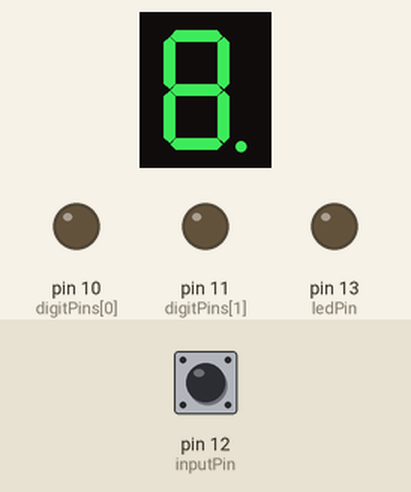
This sketch was run on a simulated Arduino Uno, built with avr-gcc and run on an emulated ATmega328P. Parts: 1-digit seven-segment display, output pins drawn as LEDs (lit = HIGH). Wiring (inferred from the names in the program): 1-digit 7-segment display, segments lit when LOW: segments pin 4, pin 7, pin 8, pin 6, pin 5, pin 3, pin 2, pin 9. The test bench sets the inputs (shaded band); at power-on: pin 12 (inputPin) LOW. The segment pins are drawn as the display they are named for; pins used as bus, display or sensor lines are not drawn.

Above: at 1.2 s.
1.3 s: pin 12 (inputPin) pulsed HIGH 2 times (0.12 s each, 0.3 s apart)
At 2.6 s:
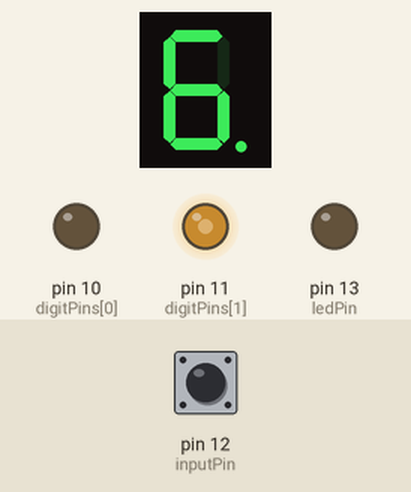
4.3 s: pin 12 (inputPin) driven HIGH
At 5.3 s:
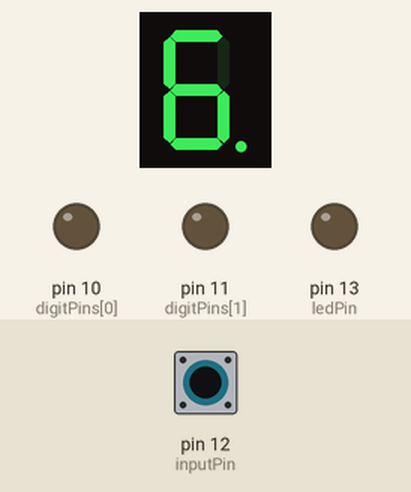
5.8 s: pin 12 (inputPin) driven LOW
At 6.2 s:
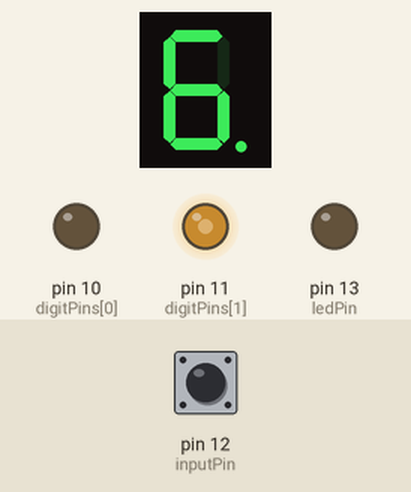
Timing chart, 0 to 8.8 s (numbered marks = the images above; inputs shaded):
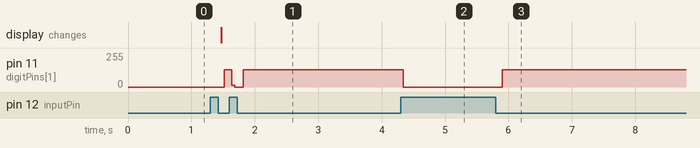

The sketch:

sketch_aug31b.ino
```cpp
int value = 0;
const int inputPin = 12; // the number of the input pin
const int ledPin = 13; // the number of the output pin
const int debounceDelay = 50;
const int numeral[10] = {
  //ABCDEFG /dp
  B11111100, // 0
  B01100000, // 1
  B11011010, // 2
  B11110010, // 3
  B01100110, // 4
  B10110110, // 5
  B00111110, // 6
  B11100000, // 7
  B11111110, // 8
  B11100110, // 9
};
// pins for decimal point and each segment
// dp,G,F,E,D,C,B,A
const int segmentPins[] = {
  4,7,8,6,5,3,2,9};
const int nbrDigits= 2; // the number of digits in the LED display
//dig 1 2 3 4
const int digitPins[nbrDigits] = {
  10, 11};

boolean debounce(int pin)
{
  boolean state;
  boolean previousState;
  previousState = digitalRead(pin); // store switch state
  for(int counter=0; counter < debounceDelay; counter++)
  {
    delay(1); // wait for 1 millisecond
    state = digitalRead(pin); // read the pin
    if( state != previousState)
    {
      counter = 0; // reset the counter if the state changes
      previousState = state; // and save the current state
    }
  }
  // here when the switch state has been stable longer than the debounce period

  if(state == LOW) // LOW means pressed (because pull-ups are used)
    return true;
  else
    return false;

}

void setup()
{
  for(int i=0; i < 8; i++)
    pinMode(segmentPins[i], OUTPUT); // set segment and DP pins to output
  for(int i=0; i < nbrDigits; i++)
    pinMode(digitPins[i], OUTPUT);
  pinMode(inputPin, INPUT);
  pinMode(ledPin, OUTPUT);
}
void loop()
{
  //int value = analogRead(0);


  if ( digitalRead(12) == HIGH)
  {
    if(debounce(inputPin))
    {
      value = value++;
    }
    while(digitalRead(12)==LOW){
      showNumber(value);
    }
  }
}


void showNumber( int number)
{
  if(number == 0)
    showDigit( 0, nbrDigits-1) ; // display 0 in the rightmost digit
  else
  {
    // display the value corresponding to each digit
    // leftmost digit is 0, rightmost is one less than the number of places
    for( int digit = nbrDigits-1; digit >= 0; digit--)
    {
      if(number > 0)
      {
        showDigit( number % 10, digit) ;
        number = number / 10;
      }
    }
  }
}
// Displays given number on a 7-segment display at the given digit position
void showDigit( int number, int digit)
{
  delay(2);
  digitalWrite( digitPins[digit], HIGH );
  for(int segment = 1; segment < 8; segment++)
  {
    boolean isBitSet = bitRead(numeral[number], segment);
    // isBitSet will be true if given bit is 1
    isBitSet = ! isBitSet; // remove this line if common cathode display
    digitalWrite( segmentPins[segment], isBitSet);
  }
  delay(2);
  digitalWrite( digitPins[digit], LOW );
}
```

Measured:
- after the input at 1.3 s, pin 11 (digitPins[1]): 0/255 → 131/255 after 0.22 s, → 0/255 0.12 s later, → 131/255 0.18 s later; the display: changes after 0.17 s (image 1)
- after the input at 4.3 s, pin 11 (digitPins[1]): 131/255 → 0/255 at once
- after the input at 5.8 s, pin 11 (digitPins[1]): 0/255 → 131/255 after 0.10 s
